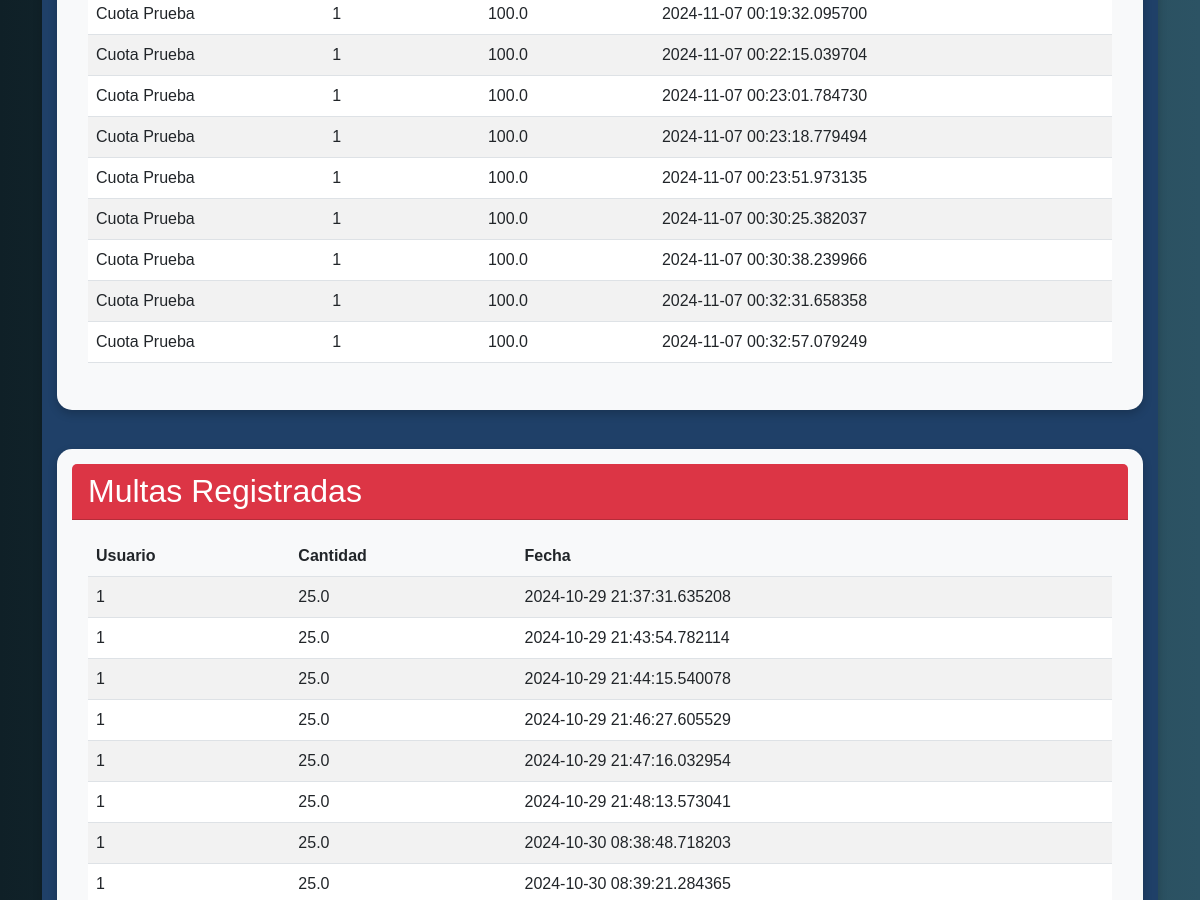
Page /dinero (signed in, middle part) on the earlier database version.
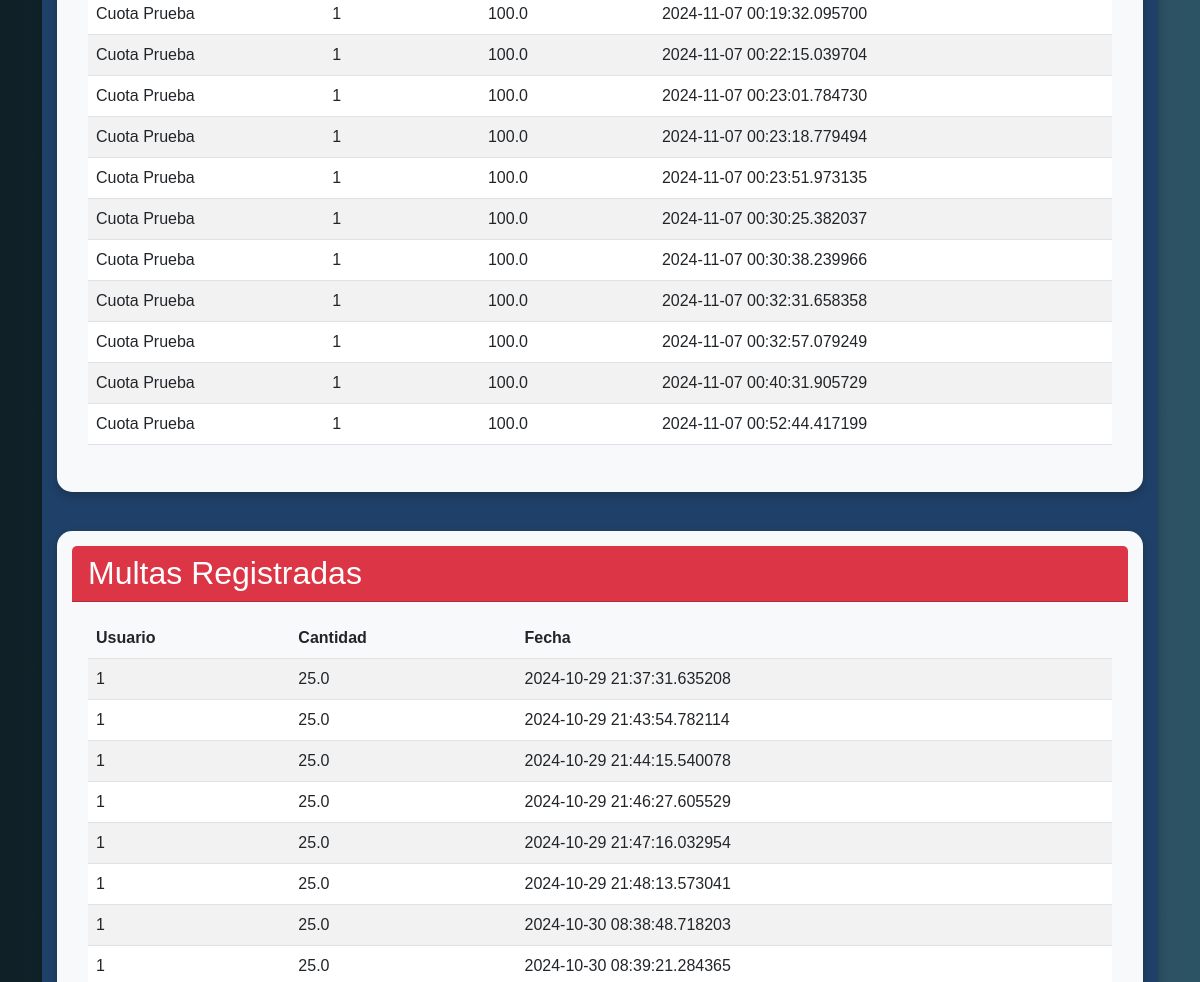
Same page on the later database version.
### dbs/db_interface.py (models this page shows)
class Quota(Base):
    __tablename__ = 'cuotas'
    id = Column(Integer, primary_key=True)
    user_id = Column(Integer, ForeignKey('users.id'), nullable=False)
    name = Column(String, nullable=False)  # Nueva columna para el nombre de la cuota
    amount = Column(Float, nullable=False)
    date = Column(DateTime, default=datetime.datetime.utcnow)
    status = Column(String, nullable=False)
    fine_id = Column(Integer, ForeignKey('multas.id'))

class Fine(Base):
    __tablename__ = 'multas'
    id = Column(Integer, primary_key=True)
    user_id = Column(Integer, ForeignKey('users.id'), nullable=False)
    amount = Column(Float, nullable=False)
    quota_id = Column(Integer, ForeignKey('cuotas.id'))  # Nueva relación con la cuota
    date = Column(DateTime, default=datetime.datetime.utcnow)

### controllers/dinero.py (the view, shortened to what this page needs)
@dinero_bp.route('/dinero', methods=['GET', 'POST'])
@login_requerido
def dinero():
    cuotas = obtener_cuotas()
    multas = obtener_multas()
    usuarios = obtener_usuarios()  # Función que recupera todos los usuarios
    return render_template('dinero.html', cuotas=cuotas, multas=multas, usuarios=usuarios)

### controllers/auth.py (called while the page is built)
def login_requerido(f):
    @wraps(f)
    def decorated_function(*args, **kwargs):
        if 'user_id' not in session:
            flash('Debes iniciar sesión para acceder a esta página.')
            return redirect(url_for('auth.login'))
        return f(*args, **kwargs)
    return decorated_function

### dbs/db_interface.py (called while the page is built)
def conectar(db_path):
    try:
        conn = sqlite3.connect(db_path)
        return conn
    except sqlite3.Error as e:
        print(f"Error al conectar con la base de datos: {e}")
        return None

def cerrar(conn):
    if conn:
        conn.close()

### dbs/db_money.py (called while the page is built)
def obtener_cuotas(path_db = 'Paquito Flores.db'):
    conn = conectar(path_db)
    if conn:
        try:
            cursor = conn.cursor()
            cursor.execute('SELECT * FROM cuotas')
            cuotas = cursor.fetchall()
            print(Fore.YELLOW + "Cuota obtenida correctamente.")
            return cuotas
        except Exception as e:
            print(Fore.RED + f"Error al obtener cuotas: {e}")
        finally:
            cerrar(conn)

def obtener_multas(path_db = 'Paquito Flores.db'):
    conn = conectar(path_db)
    if conn:
        try:
            cursor = conn.cursor()
            cursor.execute('SELECT * FROM multas')
            multas = cursor.fetchall()
            print(Fore.YELLOW + "Multa obtenida correctamente.")
            return multas
        except Exception as e:
            print(Fore.RED + f"Error al obtener multas: {e}")
        finally:
            cerrar(conn)

### dbs/db_user.py (called while the page is built)
def obtener_usuarios():
    conn = conectar('Paquito Flores.db')
    if conn:
        try:
            cursor = conn.cursor()
            cursor.execute('SELECT * FROM users')  # Selecciona todos los usuarios
            usuarios = cursor.fetchall()  # Obtén todos los resultados
            return usuarios  # Devuelve la lista de usuarios
        except Exception as e:
            print(Fore.RED + f"Error al obtener usuarios: {e}")
            return []  # Devuelve una lista vacía en caso de error
        finally:
            cerrar(conn)  # Asegúrate de cerrar la conexión

### templates/dinero.html (shortened to what this page needs)
<!DOCTYPE html>
<html lang="en">
<head>
    <link rel="stylesheet" href="https://cdn.jsdelivr.net/npm/bootstrap@5.3.0-alpha3/dist/css/bootstrap.min.css">
</head>
<body>
    <div class="container">
        <div class="card mt-5">
            <div class="card card-financiero mb-4">
                <div class="card-body">
                    <table class="table table-striped table-hover">
                        <tbody>
                            {% for cuota in cuotas %}
                                <tr>
                                    <td>{{ cuota[2] }}</td>
                                    <td>{{ cuota[1] }}</td>
                                    <td>{{ cuota[3] }}</td>
                                    <td>{{ cuota[4] }}</td>
                                </tr>
                            {% endfor %}
                        </tbody>
                    </table>
                </div>
            </div>
            <div th:if="${current_user.role == 'tesorero'}" class="card card-financiero mb-4">
                <div class="card-header bg-danger text-white">
                    <h2 class="mb-0">Multas Registradas</h2>
                </div>
                <div class="card-body">
                    <table class="table table-striped table-hover">
                        <thead>
                            <tr>
                                <th>Usuario</th>
                                <th>Cantidad</th>
                                <th>Fecha</th>
                            </tr>
                        </thead>
                        <tbody>
                            {% for multa in multas %}
                                <tr>
                                    <td>{{ multa[1] }}</td>
                                    <td>{{ multa[2] }}</td>
                                    <td>{{ multa[4] }}</td>
                                </tr>
                            {% endfor %}
                        </tbody>
                    </table>
                </div>
            </div>
        </div>
</body>
</html>

### templates/dinero.html (style rules this page uses)
body { background: linear-gradient(to right, #0f2027, #203a43, #2c5364); color: #ffffff; font-family: 'Arial', sans-serif; overflow-x: hidden; display: flex; align-items: center; flex-direction: column; }
.container { margin-top: 20px; }
.card { background-color: #1f4068; border: none; color: white; transition: transform 0.3s, box-shadow 0.3s; margin: 15px 0; padding: 15px; border-radius: 15px; box-shadow: 0 4px 10px rgba(0, 0, 0, 0.2); }
.card-financiero { background-color: #f8f9fa; border: none; color: white; transition: transform 0.3s, box-shadow 0.3s; margin: 15px 0; padding: 15px; border-radius: 15px; box-shadow: 0 4px 10px rgba(0, 0, 0, 0.2); }
.table th { background-color: #f8f9fa; font-weight: bold; }

Differences in the rows shown:
added Quota: name "Cuota Prueba", user "1", amount "100.0", date "2024-11-07 00:40:31.905729"
added Quota: name "Cuota Prueba", user "1", amount "100.0", date "2024-11-07 00:52:44.417199"
